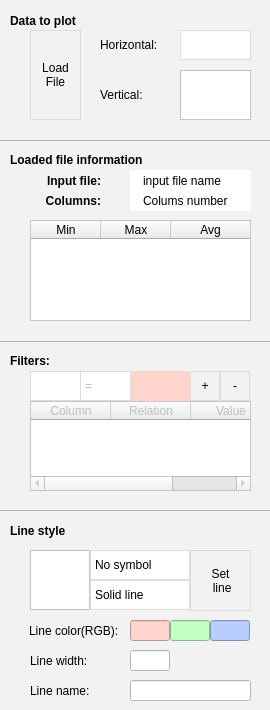
<?xml version="1.0" encoding="UTF-8"?>
<ui version="4.0">
 <class>column1D</class>
 <widget class="QWidget" name="column1D">
  <property name="geometry">
   <rect>
    <x>0</x>
    <y>0</y>
    <width>270</width>
    <height>710</height>
   </rect>
  </property>
  <property name="windowTitle">
   <string>Form</string>
  </property>
  <property name="styleSheet">
   <string notr="true">.QWidget{
background-color:rgb(242, 242, 242);
}

QLineEdit,QListWidget,QTableWidget,QComboBox{
	background-color:rgb(255,255,255);
/*border:1px solid rgb(220,220,220);
min-width:58px;
min-height:38px;
qproperty-alignment: AlignCenter;*/
}


QToolBar{
	background-color:red;
border: 1px solid black;
}

QPushButton{
	    border:1px solid rgb(220,220,220);

	height:38px;
}

QPushButton:hover{
	background-color:rgb(150, 188, 201);
border-radius:0px;
color:white;
}



QLineEdit{
	background-color:rgb(255,255,255);
/*border:1px solid rgb(220,220,220);
min-width:58px;
min-height:38px;
qproperty-alignment: AlignCenter;*/
}

QLineEdit::hover, QLineEdit:focus{
	background-color:rgb(255,255,255);
}

QLineEdit:focus{
	background-color:rgb(255,255,255);
}

/*QLabel{
background-color:rgb(230, 230, 230);
qproperty-alignment: AlignCenter;
}*/




QComboBox {
    border:1px solid rgb(220,220,220);
}


QComboBox:!editable {


     background: qlineargradient(x1: 0, y1: 0, x2: 0, y2: 1,
                                 stop: 0 #E1E1E1, stop: 0.4 #DDDDDD,
                                 stop: 0.5 #D8D8D8, stop: 1.0 #D3D3D3);
}

/* QComboBox gets the &quot;on&quot; state when the popup is open */
QComboBox:!editable:on {
    background: qlineargradient(x1: 0, y1: 0, x2: 0, y2: 1,
                                stop: 0 #D3D3D3, stop: 0.4 #D8D8D8,
                                stop: 0.5 #DDDDDD, stop: 1.0 #E1E1E1);


border-radius:0px;

}

QComboBox:on { /* shift the text when the popup opens */
    padding-top: 0px;
    padding-left: 20px;

}

QComboBox::drop-down {
    subcontrol-origin: padding;
    subcontrol-position: top right;
    width: 15px;
		qproperty-alignment: AlignCenter;
	border-left-width: 0px;
    border-left-color: darkgray;
    border-left-style: solid; /* just a single line */
	padding-right:2px;

}

QComboBox::down-arrow {

   image:url(:/Icons/dropdown.png);
	width:12px;
}

QComboBox::down-arrow:on { /* shift the arrow when popup is open */
    top: 1px;
    left: 1px;
}

QComboBox QListView
{
	border-radius:0px;
    selection-background-color: QLinearGradient( x1: 0, y1: 0, x2: 0, y2: 1, stop: 0 #8DAEBE, stop: 1 #678EA3);

	background-color:rgb(220,220,220);
outline: 0;
}

QComboBox QListView::item{
	color:rgb(0,0,0);
height:21px;
}

QComboBox QListView::item:selected{
	color:rgb(0,0,0);
background-color: QLinearGradient( x1: 0, y1: 0, x2: 0, y2: 1, stop: 0 #8DAEBE, stop: 1 #678EA3);
	height:21px;

}

</string>
  </property>
  <layout class="QGridLayout" name="gridLayout">
   <property name="leftMargin">
    <number>0</number>
   </property>
   <property name="topMargin">
    <number>0</number>
   </property>
   <property name="rightMargin">
    <number>0</number>
   </property>
   <property name="bottomMargin">
    <number>0</number>
   </property>
   <property name="spacing">
    <number>0</number>
   </property>
   <item row="0" column="0">
    <widget class="QWidget" name="widget_2" native="true">
     <property name="sizePolicy">
      <sizepolicy hsizetype="Fixed" vsizetype="Expanding">
       <horstretch>0</horstretch>
       <verstretch>0</verstretch>
      </sizepolicy>
     </property>
     <property name="minimumSize">
      <size>
       <width>270</width>
       <height>710</height>
      </size>
     </property>
     <property name="maximumSize">
      <size>
       <width>270</width>
       <height>16777215</height>
      </size>
     </property>
     <layout class="QGridLayout" name="gridLayout_2">
      <property name="leftMargin">
       <number>0</number>
      </property>
      <property name="topMargin">
       <number>0</number>
      </property>
      <property name="rightMargin">
       <number>0</number>
      </property>
      <property name="bottomMargin">
       <number>0</number>
      </property>
      <property name="spacing">
       <number>0</number>
      </property>
      <item row="0" column="0">
       <widget class="QWidget" name="widget" native="true">
        <property name="sizePolicy">
         <sizepolicy hsizetype="Minimum" vsizetype="Minimum">
          <horstretch>0</horstretch>
          <verstretch>0</verstretch>
         </sizepolicy>
        </property>
        <property name="minimumSize">
         <size>
          <width>0</width>
          <height>130</height>
         </size>
        </property>
        <property name="maximumSize">
         <size>
          <width>16777215</width>
          <height>160</height>
         </size>
        </property>
        <widget class="QComboBox" name="plot1DFileX_Combo">
         <property name="geometry">
          <rect>
           <x>180</x>
           <y>30</y>
           <width>71</width>
           <height>30</height>
          </rect>
         </property>
         <property name="editable">
          <bool>false</bool>
         </property>
        </widget>
        <widget class="QLabel" name="filterY_LB">
         <property name="geometry">
          <rect>
           <x>100</x>
           <y>70</y>
           <width>81</width>
           <height>50</height>
          </rect>
         </property>
         <property name="text">
          <string>Vertical:</string>
         </property>
        </widget>
        <widget class="QLabel" name="filterX_LB">
         <property name="geometry">
          <rect>
           <x>100</x>
           <y>30</y>
           <width>81</width>
           <height>30</height>
          </rect>
         </property>
         <property name="text">
          <string>Horizontal:</string>
         </property>
        </widget>
        <widget class="QListWidget" name="plot1DFileY_LW">
         <property name="geometry">
          <rect>
           <x>180</x>
           <y>70</y>
           <width>71</width>
           <height>50</height>
          </rect>
         </property>
        </widget>
        <widget class="QLabel" name="label_4">
         <property name="geometry">
          <rect>
           <x>10</x>
           <y>10</y>
           <width>121</width>
           <height>21</height>
          </rect>
         </property>
         <property name="font">
          <font>
           <weight>75</weight>
           <bold>true</bold>
          </font>
         </property>
         <property name="text">
          <string>Data to plot</string>
         </property>
        </widget>
        <widget class="QPushButton" name="load1DFile_PB">
         <property name="geometry">
          <rect>
           <x>30</x>
           <y>30</y>
           <width>51</width>
           <height>90</height>
          </rect>
         </property>
         <property name="text">
          <string>Load 
File</string>
         </property>
        </widget>
       </widget>
      </item>
      <item row="6" column="0">
       <widget class="QWidget" name="widget_9" native="true">
        <property name="minimumSize">
         <size>
          <width>0</width>
          <height>160</height>
         </size>
        </property>
        <property name="maximumSize">
         <size>
          <width>16777215</width>
          <height>190</height>
         </size>
        </property>
        <property name="styleSheet">
         <string notr="true">QLineEdit{
	min-height:30px;
	min-width:40px;
	border:0px solid;
}

.QWidget{
	border-top:1px solid rgb(179, 179, 179);
}</string>
        </property>
        <widget class="QPushButton" name="plot1DRemoveRelationFile_PB">
         <property name="geometry">
          <rect>
           <x>220</x>
           <y>30</y>
           <width>30</width>
           <height>30</height>
          </rect>
         </property>
         <property name="maximumSize">
          <size>
           <width>70</width>
           <height>16777215</height>
          </size>
         </property>
         <property name="text">
          <string>-</string>
         </property>
        </widget>
        <widget class="QLineEdit" name="plot1DRelationValueFile_LE">
         <property name="enabled">
          <bool>false</bool>
         </property>
         <property name="geometry">
          <rect>
           <x>130</x>
           <y>30</y>
           <width>60</width>
           <height>30</height>
          </rect>
         </property>
         <property name="minimumSize">
          <size>
           <width>40</width>
           <height>30</height>
          </size>
         </property>
         <property name="maximumSize">
          <size>
           <width>1000</width>
           <height>16777215</height>
          </size>
         </property>
         <property name="styleSheet">
          <string notr="true">background: rgb(255, 213, 205)</string>
         </property>
        </widget>
        <widget class="QPushButton" name="plot1DAddRelationFile_PB">
         <property name="geometry">
          <rect>
           <x>190</x>
           <y>30</y>
           <width>30</width>
           <height>30</height>
          </rect>
         </property>
         <property name="maximumSize">
          <size>
           <width>70</width>
           <height>16777215</height>
          </size>
         </property>
         <property name="text">
          <string>+</string>
         </property>
        </widget>
        <widget class="QComboBox" name="plot1DColFile_Combo">
         <property name="geometry">
          <rect>
           <x>30</x>
           <y>30</y>
           <width>51</width>
           <height>30</height>
          </rect>
         </property>
        </widget>
        <widget class="QComboBox" name="plot1DRelationFile_Combo">
         <property name="enabled">
          <bool>false</bool>
         </property>
         <property name="geometry">
          <rect>
           <x>80</x>
           <y>30</y>
           <width>51</width>
           <height>30</height>
          </rect>
         </property>
         <item>
          <property name="text">
           <string>=</string>
          </property>
         </item>
         <item>
          <property name="text">
           <string>&gt;</string>
          </property>
         </item>
         <item>
          <property name="text">
           <string>&gt;=</string>
          </property>
         </item>
         <item>
          <property name="text">
           <string>&lt;</string>
          </property>
         </item>
         <item>
          <property name="text">
           <string>&lt;=</string>
          </property>
         </item>
        </widget>
        <widget class="QTableWidget" name="plot1DRelationFile_Table">
         <property name="enabled">
          <bool>false</bool>
         </property>
         <property name="geometry">
          <rect>
           <x>30</x>
           <y>60</y>
           <width>221</width>
           <height>90</height>
          </rect>
         </property>
         <property name="maximumSize">
          <size>
           <width>1000</width>
           <height>16777215</height>
          </size>
         </property>
         <attribute name="horizontalHeaderDefaultSectionSize">
          <number>80</number>
         </attribute>
         <attribute name="horizontalHeaderStretchLastSection">
          <bool>true</bool>
         </attribute>
         <attribute name="verticalHeaderDefaultSectionSize">
          <number>25</number>
         </attribute>
         <column>
          <property name="text">
           <string>Column</string>
          </property>
         </column>
         <column>
          <property name="text">
           <string>Relation</string>
          </property>
         </column>
         <column>
          <property name="text">
           <string>Value</string>
          </property>
         </column>
        </widget>
        <widget class="QLabel" name="filterName_LB">
         <property name="geometry">
          <rect>
           <x>10</x>
           <y>10</y>
           <width>111</width>
           <height>20</height>
          </rect>
         </property>
         <property name="font">
          <font>
           <weight>75</weight>
           <bold>true</bold>
          </font>
         </property>
         <property name="text">
          <string>Filters:</string>
         </property>
         <property name="alignment">
          <set>Qt::AlignLeading|Qt::AlignLeft|Qt::AlignVCenter</set>
         </property>
        </widget>
       </widget>
      </item>
      <item row="9" column="0">
       <widget class="QWidget" name="widget_15" native="true">
        <property name="minimumSize">
         <size>
          <width>0</width>
          <height>200</height>
         </size>
        </property>
        <property name="maximumSize">
         <size>
          <width>16777215</width>
          <height>230</height>
         </size>
        </property>
        <property name="styleSheet">
         <string notr="true">.QWidget{
	border-top:1px solid rgb(179, 179, 179);
}</string>
        </property>
        <widget class="QLabel" name="label_63">
         <property name="geometry">
          <rect>
           <x>10</x>
           <y>10</y>
           <width>111</width>
           <height>21</height>
          </rect>
         </property>
         <property name="font">
          <font>
           <weight>75</weight>
           <bold>true</bold>
          </font>
         </property>
         <property name="text">
          <string>Line style</string>
         </property>
         <property name="alignment">
          <set>Qt::AlignLeading|Qt::AlignLeft|Qt::AlignVCenter</set>
         </property>
        </widget>
        <widget class="QComboBox" name="plot1DScatterStyle_Combo">
         <property name="geometry">
          <rect>
           <x>90</x>
           <y>40</y>
           <width>100</width>
           <height>30</height>
          </rect>
         </property>
         <item>
          <property name="text">
           <string>No symbol</string>
          </property>
         </item>
         <item>
          <property name="text">
           <string>Dot</string>
          </property>
         </item>
         <item>
          <property name="text">
           <string>Cross</string>
          </property>
         </item>
         <item>
          <property name="text">
           <string>Plus</string>
          </property>
         </item>
         <item>
          <property name="text">
           <string>Circle</string>
          </property>
         </item>
         <item>
          <property name="text">
           <string>Filled circle</string>
          </property>
         </item>
         <item>
          <property name="text">
           <string>Square</string>
          </property>
         </item>
         <item>
          <property name="text">
           <string>Diamond</string>
          </property>
         </item>
         <item>
          <property name="text">
           <string>Star</string>
          </property>
         </item>
         <item>
          <property name="text">
           <string>Triangle, upwards</string>
          </property>
         </item>
         <item>
          <property name="text">
           <string>Triangle, downwards</string>
          </property>
         </item>
         <item>
          <property name="text">
           <string>Square with cross</string>
          </property>
         </item>
         <item>
          <property name="text">
           <string>Square with plus</string>
          </property>
         </item>
         <item>
          <property name="text">
           <string>Circle with cross</string>
          </property>
         </item>
         <item>
          <property name="text">
           <string>Circle with plus</string>
          </property>
         </item>
        </widget>
        <widget class="QListWidget" name="plot1DLines_LW">
         <property name="geometry">
          <rect>
           <x>30</x>
           <y>40</y>
           <width>60</width>
           <height>60</height>
          </rect>
         </property>
        </widget>
        <widget class="QLineEdit" name="plot1DLineRGBG_LE">
         <property name="enabled">
          <bool>true</bool>
         </property>
         <property name="geometry">
          <rect>
           <x>170</x>
           <y>110</y>
           <width>40</width>
           <height>21</height>
          </rect>
         </property>
         <property name="minimumSize">
          <size>
           <width>0</width>
           <height>0</height>
          </size>
         </property>
         <property name="maximumSize">
          <size>
           <width>40</width>
           <height>16777215</height>
          </size>
         </property>
         <property name="styleSheet">
          <string notr="true">background:rgb(196, 255, 195);</string>
         </property>
        </widget>
        <widget class="QLineEdit" name="plot1DLineRGBB_LE">
         <property name="enabled">
          <bool>true</bool>
         </property>
         <property name="geometry">
          <rect>
           <x>210</x>
           <y>110</y>
           <width>40</width>
           <height>21</height>
          </rect>
         </property>
         <property name="minimumSize">
          <size>
           <width>0</width>
           <height>0</height>
          </size>
         </property>
         <property name="maximumSize">
          <size>
           <width>40</width>
           <height>16777215</height>
          </size>
         </property>
         <property name="styleSheet">
          <string notr="true">background: rgb(185, 205, 255);</string>
         </property>
         <property name="text">
          <string/>
         </property>
        </widget>
        <widget class="QLineEdit" name="plot1DLineRGBR_LE">
         <property name="enabled">
          <bool>true</bool>
         </property>
         <property name="geometry">
          <rect>
           <x>130</x>
           <y>110</y>
           <width>40</width>
           <height>21</height>
          </rect>
         </property>
         <property name="minimumSize">
          <size>
           <width>0</width>
           <height>0</height>
          </size>
         </property>
         <property name="maximumSize">
          <size>
           <width>40</width>
           <height>16777215</height>
          </size>
         </property>
         <property name="styleSheet">
          <string notr="true">background: rgb(255, 213, 205)</string>
         </property>
        </widget>
        <widget class="QComboBox" name="plot1DLineStyle_Combo">
         <property name="geometry">
          <rect>
           <x>90</x>
           <y>70</y>
           <width>100</width>
           <height>30</height>
          </rect>
         </property>
         <item>
          <property name="text">
           <string>Solid line</string>
          </property>
         </item>
         <item>
          <property name="text">
           <string>Dash line</string>
          </property>
         </item>
         <item>
          <property name="text">
           <string>Dot line</string>
          </property>
         </item>
         <item>
          <property name="text">
           <string>Dash dot line</string>
          </property>
         </item>
         <item>
          <property name="text">
           <string>Dash dot dot line</string>
          </property>
         </item>
        </widget>
        <widget class="QLineEdit" name="plot1DLineWeight_LE">
         <property name="geometry">
          <rect>
           <x>130</x>
           <y>140</y>
           <width>40</width>
           <height>21</height>
          </rect>
         </property>
        </widget>
        <widget class="QPushButton" name="plot1DSetLine_PB">
         <property name="geometry">
          <rect>
           <x>190</x>
           <y>40</y>
           <width>61</width>
           <height>61</height>
          </rect>
         </property>
         <property name="text">
          <string>Set
 line</string>
         </property>
        </widget>
        <widget class="QLabel" name="label">
         <property name="geometry">
          <rect>
           <x>30</x>
           <y>170</y>
           <width>81</width>
           <height>21</height>
          </rect>
         </property>
         <property name="text">
          <string>Line name:</string>
         </property>
         <property name="alignment">
          <set>Qt::AlignLeading|Qt::AlignLeft|Qt::AlignVCenter</set>
         </property>
        </widget>
        <widget class="QLabel" name="label_2">
         <property name="geometry">
          <rect>
           <x>30</x>
           <y>140</y>
           <width>71</width>
           <height>21</height>
          </rect>
         </property>
         <property name="text">
          <string>Line width:</string>
         </property>
         <property name="alignment">
          <set>Qt::AlignLeading|Qt::AlignLeft|Qt::AlignVCenter</set>
         </property>
        </widget>
        <widget class="QLineEdit" name="plot1DLineName_LE">
         <property name="geometry">
          <rect>
           <x>130</x>
           <y>170</y>
           <width>121</width>
           <height>21</height>
          </rect>
         </property>
        </widget>
        <widget class="QLabel" name="label_3">
         <property name="geometry">
          <rect>
           <x>29</x>
           <y>110</y>
           <width>101</width>
           <height>21</height>
          </rect>
         </property>
         <property name="text">
          <string>Line color(RGB):</string>
         </property>
         <property name="alignment">
          <set>Qt::AlignLeading|Qt::AlignLeft|Qt::AlignVCenter</set>
         </property>
        </widget>
       </widget>
      </item>
      <item row="10" column="0">
       <spacer name="verticalSpacer">
        <property name="orientation">
         <enum>Qt::Vertical</enum>
        </property>
        <property name="sizeHint" stdset="0">
         <size>
          <width>132</width>
          <height>3</height>
         </size>
        </property>
       </spacer>
      </item>
      <item row="1" column="0">
       <spacer name="verticalSpacer_4">
        <property name="orientation">
         <enum>Qt::Vertical</enum>
        </property>
        <property name="sizeHint" stdset="0">
         <size>
          <width>20</width>
          <height>32</height>
         </size>
        </property>
       </spacer>
      </item>
      <item row="7" column="0">
       <spacer name="verticalSpacer_2">
        <property name="orientation">
         <enum>Qt::Vertical</enum>
        </property>
        <property name="sizeHint" stdset="0">
         <size>
          <width>20</width>
          <height>31</height>
         </size>
        </property>
       </spacer>
      </item>
      <item row="3" column="0">
       <widget class="QWidget" name="widget_10" native="true">
        <property name="minimumSize">
         <size>
          <width>0</width>
          <height>190</height>
         </size>
        </property>
        <property name="maximumSize">
         <size>
          <width>16777215</width>
          <height>220</height>
         </size>
        </property>
        <property name="styleSheet">
         <string notr="true">.QWidget{
	border-top:1px solid rgb(179, 179, 179);
}

#plot1DFileName_LE,#plot1DFileColNum_LE{
	padding-left:10px;
}</string>
        </property>
        <widget class="QLabel" name="plot1DFileName_LE">
         <property name="geometry">
          <rect>
           <x>130</x>
           <y>30</y>
           <width>121</width>
           <height>21</height>
          </rect>
         </property>
         <property name="styleSheet">
          <string notr="true">QLabel{
	background-color:white;
}</string>
         </property>
         <property name="text">
          <string>input file name</string>
         </property>
        </widget>
        <widget class="QLabel" name="inputFile_LB">
         <property name="geometry">
          <rect>
           <x>10</x>
           <y>30</y>
           <width>91</width>
           <height>21</height>
          </rect>
         </property>
         <property name="font">
          <font>
           <weight>75</weight>
           <bold>true</bold>
          </font>
         </property>
         <property name="text">
          <string>Input file:</string>
         </property>
         <property name="alignment">
          <set>Qt::AlignRight|Qt::AlignTrailing|Qt::AlignVCenter</set>
         </property>
        </widget>
        <widget class="QLabel" name="numberColumn_LB">
         <property name="geometry">
          <rect>
           <x>10</x>
           <y>50</y>
           <width>91</width>
           <height>21</height>
          </rect>
         </property>
         <property name="font">
          <font>
           <weight>75</weight>
           <bold>true</bold>
          </font>
         </property>
         <property name="text">
          <string>Columns:</string>
         </property>
         <property name="alignment">
          <set>Qt::AlignRight|Qt::AlignTrailing|Qt::AlignVCenter</set>
         </property>
        </widget>
        <widget class="QLabel" name="plot1DFileColNum_LE">
         <property name="geometry">
          <rect>
           <x>130</x>
           <y>50</y>
           <width>121</width>
           <height>21</height>
          </rect>
         </property>
         <property name="styleSheet">
          <string notr="true">QLabel{
	background-color:white;
}</string>
         </property>
         <property name="text">
          <string>Colums number</string>
         </property>
        </widget>
        <widget class="QTableWidget" name="plot1DFile_Table">
         <property name="geometry">
          <rect>
           <x>30</x>
           <y>80</y>
           <width>221</width>
           <height>101</height>
          </rect>
         </property>
         <property name="minimumSize">
          <size>
           <width>0</width>
           <height>0</height>
          </size>
         </property>
         <property name="maximumSize">
          <size>
           <width>100000</width>
           <height>16777215</height>
          </size>
         </property>
         <property name="editTriggers">
          <set>QAbstractItemView::NoEditTriggers</set>
         </property>
         <attribute name="horizontalHeaderDefaultSectionSize">
          <number>70</number>
         </attribute>
         <attribute name="horizontalHeaderMinimumSectionSize">
          <number>40</number>
         </attribute>
         <attribute name="horizontalHeaderStretchLastSection">
          <bool>true</bool>
         </attribute>
         <column>
          <property name="text">
           <string>Min</string>
          </property>
         </column>
         <column>
          <property name="text">
           <string>Max</string>
          </property>
         </column>
         <column>
          <property name="text">
           <string>Avg</string>
          </property>
         </column>
        </widget>
        <widget class="QLabel" name="fileInfo_LB">
         <property name="geometry">
          <rect>
           <x>10</x>
           <y>10</y>
           <width>161</width>
           <height>20</height>
          </rect>
         </property>
         <property name="font">
          <font>
           <weight>75</weight>
           <bold>true</bold>
          </font>
         </property>
         <property name="text">
          <string>Loaded file information</string>
         </property>
         <property name="alignment">
          <set>Qt::AlignLeading|Qt::AlignLeft|Qt::AlignVCenter</set>
         </property>
        </widget>
       </widget>
      </item>
      <item row="4" column="0">
       <spacer name="verticalSpacer_3">
        <property name="orientation">
         <enum>Qt::Vertical</enum>
        </property>
        <property name="sizeHint" stdset="0">
         <size>
          <width>20</width>
          <height>32</height>
         </size>
        </property>
       </spacer>
      </item>
     </layout>
    </widget>
   </item>
  </layout>
 </widget>
 <resources/>
 <connections/>
</ui>
